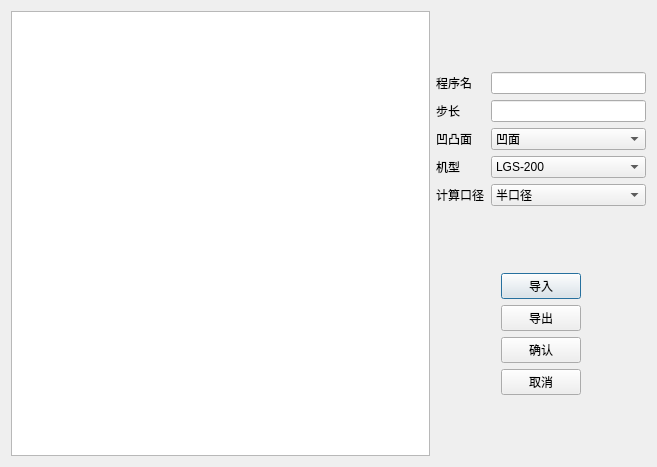
<?xml version="1.0" encoding="UTF-8"?>
<ui version="4.0">
 <class>info</class>
 <widget class="QDialog" name="info">
  <property name="geometry">
   <rect>
    <x>0</x>
    <y>0</y>
    <width>657</width>
    <height>467</height>
   </rect>
  </property>
  <property name="windowTitle">
   <string>Dialog</string>
  </property>
  <layout class="QGridLayout" name="gridLayout_2">
   <item row="0" column="0">
    <layout class="QHBoxLayout" name="horizontalLayout_2" stretch="2,1">
     <item>
      <widget class="QTableWidget" name="tableWidget"/>
     </item>
     <item>
      <layout class="QVBoxLayout" name="verticalLayout_2">
       <item>
        <layout class="QGridLayout" name="gridLayout">
         <item row="0" column="0">
          <widget class="QLabel" name="label">
           <property name="font">
            <font>
             <family>Agency FB</family>
             <pointsize>9</pointsize>
            </font>
           </property>
           <property name="text">
            <string>程序名</string>
           </property>
          </widget>
         </item>
         <item row="0" column="1">
          <widget class="QLineEdit" name="edit_pName"/>
         </item>
         <item row="1" column="0">
          <widget class="QLabel" name="label_4">
           <property name="font">
            <font>
             <family>Agency FB</family>
            </font>
           </property>
           <property name="text">
            <string>步长</string>
           </property>
          </widget>
         </item>
         <item row="1" column="1">
          <widget class="QLineEdit" name="edit_step"/>
         </item>
         <item row="2" column="0">
          <widget class="QLabel" name="label_2">
           <property name="font">
            <font>
             <family>Agency FB</family>
            </font>
           </property>
           <property name="text">
            <string>凹凸面</string>
           </property>
          </widget>
         </item>
         <item row="2" column="1">
          <widget class="QComboBox" name="box_face">
           <item>
            <property name="text">
             <string>凹面</string>
            </property>
           </item>
           <item>
            <property name="text">
             <string>凸面</string>
            </property>
           </item>
          </widget>
         </item>
         <item row="3" column="0">
          <widget class="QLabel" name="label_3">
           <property name="font">
            <font>
             <family>Agency FB</family>
            </font>
           </property>
           <property name="text">
            <string>机型</string>
           </property>
          </widget>
         </item>
         <item row="3" column="1">
          <widget class="QComboBox" name="box_machine">
           <item>
            <property name="text">
             <string>LGS-200</string>
            </property>
           </item>
           <item>
            <property name="text">
             <string>LGS-300</string>
            </property>
           </item>
          </widget>
         </item>
         <item row="4" column="0">
          <widget class="QLabel" name="label_7">
           <property name="text">
            <string>计算口径</string>
           </property>
          </widget>
         </item>
         <item row="4" column="1">
          <widget class="QComboBox" name="box_q">
           <item>
            <property name="text">
             <string>半口径</string>
            </property>
           </item>
           <item>
            <property name="text">
             <string>全口径</string>
            </property>
           </item>
          </widget>
         </item>
        </layout>
       </item>
       <item>
        <layout class="QHBoxLayout" name="horizontalLayout">
         <item>
          <spacer name="horizontalSpacer">
           <property name="orientation">
            <enum>Qt::Horizontal</enum>
           </property>
           <property name="sizeHint" stdset="0">
            <size>
             <width>40</width>
             <height>20</height>
            </size>
           </property>
          </spacer>
         </item>
         <item>
          <layout class="QVBoxLayout" name="verticalLayout">
           <item>
            <widget class="QPushButton" name="pb_im">
             <property name="text">
              <string>导入</string>
             </property>
            </widget>
           </item>
           <item>
            <widget class="QPushButton" name="pb_ex">
             <property name="text">
              <string>导出</string>
             </property>
            </widget>
           </item>
           <item>
            <widget class="QPushButton" name="pb_yes">
             <property name="text">
              <string>确认</string>
             </property>
            </widget>
           </item>
           <item>
            <widget class="QPushButton" name="pb_cancel">
             <property name="text">
              <string>取消</string>
             </property>
            </widget>
           </item>
          </layout>
         </item>
         <item>
          <spacer name="horizontalSpacer_2">
           <property name="orientation">
            <enum>Qt::Horizontal</enum>
           </property>
           <property name="sizeHint" stdset="0">
            <size>
             <width>40</width>
             <height>20</height>
            </size>
           </property>
          </spacer>
         </item>
        </layout>
       </item>
      </layout>
     </item>
    </layout>
   </item>
  </layout>
 </widget>
 <resources/>
 <connections/>
</ui>
